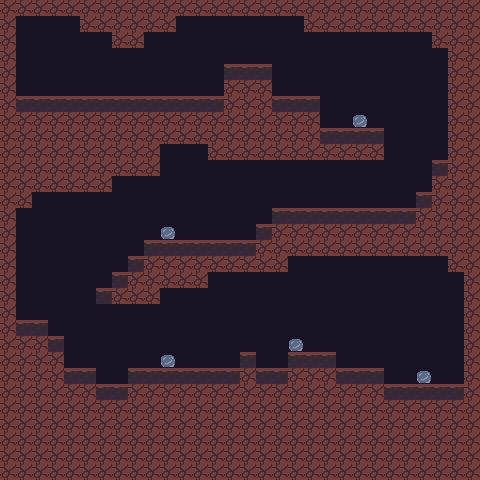

This is a level from a 2D game, rendered from its Tiled map with the project's own tilesets. A one-line summary and the map file follow, with tile-layer data summarised:
An orthogonal 30x30 tile map with 16x16 px tiles, 3 tile layers (bg, ground, objects) and 53 objects (2x coin, enemy1, spike).

<map version="1.10" tiledversion="1.11.0" orientation="orthogonal" renderorder="right-down" width="30" height="30" tilewidth="16" tileheight="16" infinite="0" nextlayerid="6" nextobjectid="85">
 <editorsettings>
  <export target="map2.lua" format="lua" />
 </editorsettings>
 <tileset firstgid="1" name="map2" tilewidth="16" tileheight="16" tilecount="5" columns="5">
  <image source="../../../platformer/tilesets/map2/map2.png" width="80" height="16" />
 </tileset>
 <layer id="3" name="bg" width="30" height="30">
  <data>[900 cells, 900 non-empty, 1 distinct tile ids]</data>
 </layer>
 <layer id="1" name="ground" width="30" height="30">
  <data>[900 cells, 496 non-empty, 3 distinct tile ids]</data>
 </layer>
 <layer id="2" name="objects" width="30" height="30">
  <data>[900 cells, 5 non-empty, 1 distinct tile ids]</data>
 </layer>
 <objectgroup color="#ffcc00" id="5" name="entities">
  <object id="78" name="Coin" type="coin" x="64" y="80" width="16" height="16">
   <ellipse />
  </object>
  <object id="79" name="Coin" type="coin" x="256" y="48" width="16" height="16">
   <ellipse />
  </object>
  <object id="82" name="enemy" type="enemy1" x="144" y="80" width="16" height="16" />
  <object id="84" name="spike" type="spike" x="192" y="80" width="16" height="16" />
 </objectgroup>
 <objectgroup color="#ff0000" id="4" name="walls" tintcolor="#ff0000">
  <object id="16" x="0" y="0" width="80" height="16">
   <properties>
    <property name="collidable" type="bool" value="true" />
   </properties>
  </object>
  <object id="18" x="80" y="16" width="32" height="16">
   <properties>
    <property name="collidable" type="bool" value="true" />
   </properties>
  </object>
  <object id="19" x="112" y="32" width="32" height="16">
   <properties>
    <property name="collidable" type="bool" value="true" />
   </properties>
  </object>
  <object id="20" x="144" y="16" width="32" height="16">
   <properties>
    <property name="collidable" type="bool" value="true" />
   </properties>
  </object>
  <object id="21" x="176" y="0" width="128" height="16">
   <properties>
    <property name="collidable" type="bool" value="true" />
   </properties>
  </object>
  <object id="22" x="304" y="16" width="128" height="16">
   <properties>
    <property name="collidable" type="bool" value="true" />
   </properties>
  </object>
  <object id="23" x="432" y="32" width="16" height="16">
   <properties>
    <property name="collidable" type="bool" value="true" />
   </properties>
  </object>
  <object id="24" x="448" y="48" width="16" height="112">
   <properties>
    <property name="collidable" type="bool" value="true" />
   </properties>
  </object>
  <object id="25" x="432" y="160" width="16" height="32">
   <properties>
    <property name="collidable" type="bool" value="true" />
   </properties>
  </object>
  <object id="26" x="416" y="192" width="16" height="16">
   <properties>
    <property name="collidable" type="bool" value="true" />
   </properties>
  </object>
  <object id="27" x="272" y="208" width="144" height="16">
   <properties>
    <property name="collidable" type="bool" value="true" />
   </properties>
  </object>
  <object id="28" x="256" y="224" width="16" height="16">
   <properties>
    <property name="collidable" type="bool" value="true" />
   </properties>
  </object>
  <object id="29" x="144" y="240" width="112" height="16">
   <properties>
    <property name="collidable" type="bool" value="true" />
   </properties>
  </object>
  <object id="33" x="128" y="256" width="32" height="48">
   <properties>
    <property name="collidable" type="bool" value="true" />
   </properties>
  </object>
  <object id="34" x="112" y="272" width="16" height="32">
   <properties>
    <property name="collidable" type="bool" value="true" />
   </properties>
  </object>
  <object id="35" x="96" y="288" width="16" height="16">
   <properties>
    <property name="collidable" type="bool" value="true" />
   </properties>
  </object>
  <object id="37" x="160" y="272" width="48" height="16">
   <properties>
    <property name="collidable" type="bool" value="true" />
   </properties>
  </object>
  <object id="38" x="208" y="256" width="80" height="16">
   <properties>
    <property name="collidable" type="bool" value="true" />
   </properties>
  </object>
  <object id="39" x="288" y="240" width="160" height="16">
   <properties>
    <property name="collidable" type="bool" value="true" />
   </properties>
  </object>
  <object id="40" x="448" y="256" width="16" height="16">
   <properties>
    <property name="collidable" type="bool" value="true" />
   </properties>
  </object>
  <object id="41" x="464" y="272" width="16" height="112">
   <properties>
    <property name="collidable" type="bool" value="true" />
   </properties>
  </object>
  <object id="42" x="384" y="384" width="80" height="16">
   <properties>
    <property name="collidable" type="bool" value="true" />
   </properties>
  </object>
  <object id="43" x="336" y="368" width="48" height="16">
   <properties>
    <property name="collidable" type="bool" value="true" />
   </properties>
  </object>
  <object id="44" x="288" y="352" width="48" height="16">
   <properties>
    <property name="collidable" type="bool" value="true" />
   </properties>
  </object>
  <object id="45" x="256" y="368" width="32" height="16">
   <properties>
    <property name="collidable" type="bool" value="true" />
   </properties>
  </object>
  <object id="46" x="240" y="352" width="16" height="16">
   <properties>
    <property name="collidable" type="bool" value="true" />
   </properties>
  </object>
  <object id="47" x="128" y="368" width="112" height="16">
   <properties>
    <property name="collidable" type="bool" value="true" />
   </properties>
  </object>
  <object id="48" x="96" y="384" width="32" height="16">
   <properties>
    <property name="collidable" type="bool" value="true" />
   </properties>
  </object>
  <object id="49" x="64" y="368" width="32" height="16">
   <properties>
    <property name="collidable" type="bool" value="true" />
   </properties>
  </object>
  <object id="50" x="48" y="336" width="16" height="32">
   <properties>
    <property name="collidable" type="bool" value="true" />
   </properties>
  </object>
  <object id="51" x="16" y="320" width="32" height="16">
   <properties>
    <property name="collidable" type="bool" value="true" />
   </properties>
  </object>
  <object id="52" x="0" y="208" width="16" height="112">
   <properties>
    <property name="collidable" type="bool" value="true" />
   </properties>
  </object>
  <object id="53" x="16" y="192" width="16" height="16">
   <properties>
    <property name="collidable" type="bool" value="true" />
   </properties>
  </object>
  <object id="54" x="32" y="176" width="80" height="16">
   <properties>
    <property name="collidable" type="bool" value="true" />
   </properties>
  </object>
  <object id="55" x="112" y="160" width="48" height="16">
   <properties>
    <property name="collidable" type="bool" value="true" />
   </properties>
  </object>
  <object id="56" x="144" y="144" width="16" height="16">
   <properties>
    <property name="collidable" type="bool" value="true" />
   </properties>
  </object>
  <object id="57" x="160" y="128" width="48" height="16">
   <properties>
    <property name="collidable" type="bool" value="true" />
   </properties>
  </object>
  <object id="58" x="208" y="144" width="176" height="16">
   <properties>
    <property name="collidable" type="bool" value="true" />
   </properties>
  </object>
  <object id="59" x="320" y="128" width="64" height="16">
   <properties>
    <property name="collidable" type="bool" value="true" />
   </properties>
  </object>
  <object id="60" x="304" y="112" width="16" height="16">
   <properties>
    <property name="collidable" type="bool" value="true" />
   </properties>
  </object>
  </objectgroup>
</map>
<!-- 9 of 53 objects omitted -->